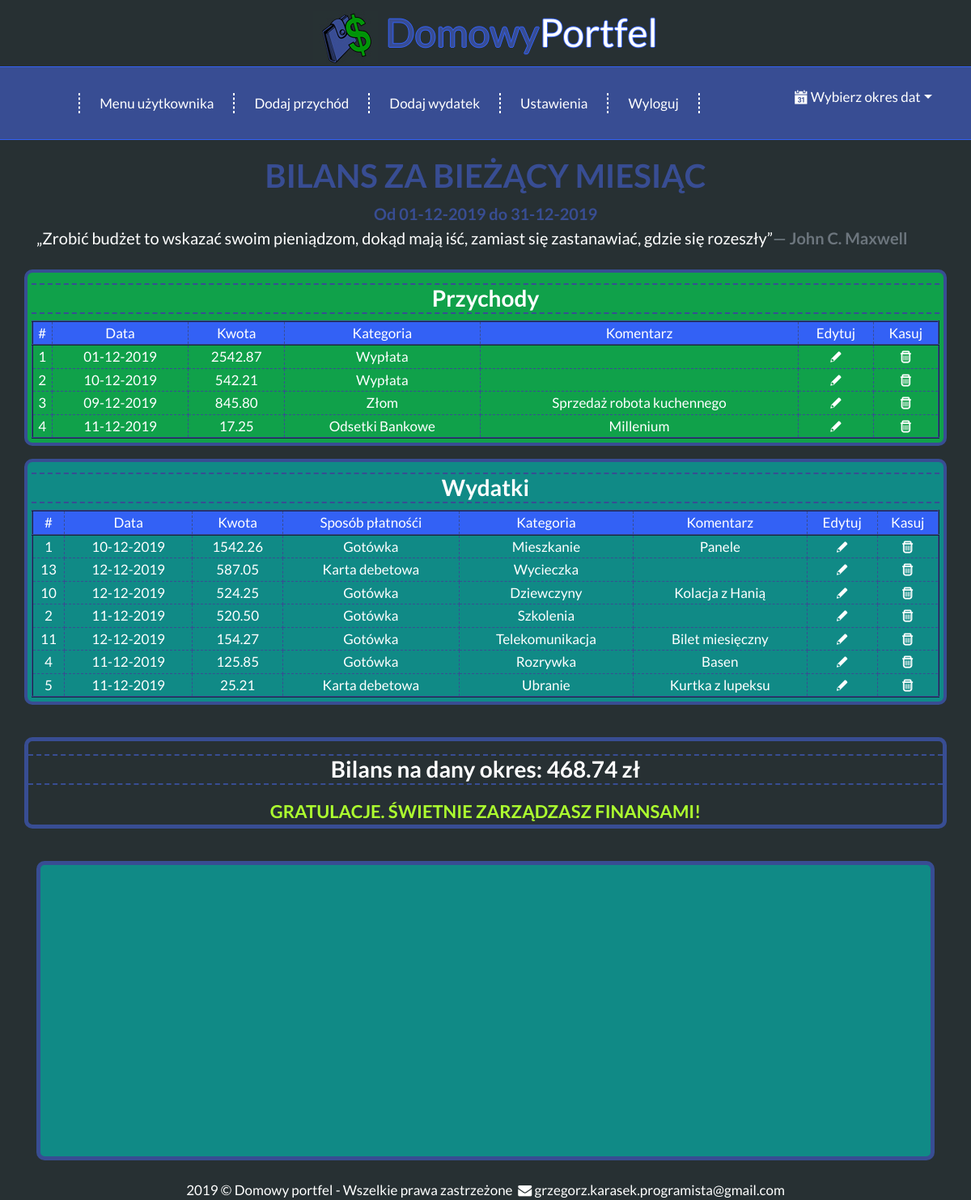
The page /showTheBalance_ThisMonth.php (signed in) on the database its author committed.
### tables this page shows
CREATE TABLE `przychody` (
  `id_przychodu` int(11) UNSIGNED NOT NULL,
  `id_uzytkownika` int(11) UNSIGNED NOT NULL,
  `id_kategorii_przychodu_przypisanej_do_uzytkownika` int(11) NOT NULL,
  `kwota` decimal(8,2) NOT NULL DEFAULT 0.00,
  `data_przychodu` date NOT NULL,
  `komentarz_przychodu` text NOT NULL
);

CREATE TABLE `przychody_przypisane_do_uzytkownika` (
  `id` int(11) UNSIGNED NOT NULL,
  `id_uzytkownika` int(11) UNSIGNED NOT NULL,
  `nazwa_przychodu` varchar(50) NOT NULL
);

CREATE TABLE `wydatki` (
  `id_wydatku` int(11) UNSIGNED NOT NULL,
  `id_uzytkownika` int(11) UNSIGNED NOT NULL,
  `id_kategorii_wydatku_przypisanej_do_uzytkownika` int(11) UNSIGNED NOT NULL,
  `id_sposobu_platnosci_przypisanego_do_uzytkownika` int(11) UNSIGNED NOT NULL,
  `kwota` decimal(8,2) NOT NULL DEFAULT 0.00,
  `data_wydatku` date NOT NULL,
  `komentarz_wydatku` text NOT NULL
);

CREATE TABLE `sposoby_platnosci_przypisane_do_uzytkownika` (
  `id` int(11) UNSIGNED NOT NULL,
  `id_uzytkownika` int(11) UNSIGNED NOT NULL,
  `nazwa_sposobu_platnosci` varchar(50) NOT NULL
);

CREATE TABLE `wydatki_przypisane_do_uzytkownika` (
  `id` int(11) UNSIGNED NOT NULL,
  `id_uzytkownika` int(11) UNSIGNED NOT NULL,
  `nazwa_wydatku` varchar(50) NOT NULL
);

### showTheBalance_ThisMonth.php (the view, shortened to what this page needs)
<?php
    if(!isset($_SESSION['zalogowany']))
    {
        header('Location:index.php');
        exit();
    }
    else
    {
        $firstdayThisMonth = date("d-m-Y", strtotime("first day of this month"));
        $lastdayThisMonth = date("d-m-Y", strtotime("last day of this month"));
        $dat1 = date("Y-m-d", strtotime("first day of this month"));
        $dat2 = date("Y-m-d", strtotime("last day of this month"));
    }
?>
<!DOCTYPE html>
<html lang="pl">
<head>
    <link rel="stylesheet" href="css/bootstrap.min.css">
    <link rel="stylesheet" href="style.css">
    <link rel="stylesheet" href="css/fontello.css" type="text/css" />
</head>
<body>
    <div class="col-sm-12 logo mx-auto my-1 text-center">
        <a href="zarzadzaj-swoim-budzetem"><img src="jpg/portfelicon.jpg" class="img-fluid" alt="strona główna" /></a>
        <div class=" logotext d-inline-block"><span style="color:#384D93 ">Domowy</span>Portfel</div>
    </div>
    <nav class="navbar navbar-dark bg-nav-Wallet navbar-expand-lg">
        <div class="collapse navbar-collapse" id="mainmenu">
            <ul class="navbar-nav mx-auto">
                <li role="separator" class="divider"></li>
                <li class="nav-item mx-4"><a href="menu-uzytkownika">Menu użytkownika</a></li>
                <li role="separator" class="divider"></li>
                <li class="nav-item mx-4"><a href="dodaj-przychod">Dodaj przychód</a></li>
                <li role="separator" class="divider"></li>
                <li class="nav-item mx-4"><a href="dodaj-wydatek">Dodaj wydatek</a></li>
                <li role="separator" class="divider"></li>
                <li class="nav-item mx-4"><a href="zmien-ustawienia">Ustawienia</a></li>
                <li role="separator" class="divider"></li>
                <li class="nav-item mx-4"><a href="wyloguj">Wyloguj</a></li>
                <li role="separator" class="divider"></li>
            </ul>
        </div>
        <ul class="navbar nav-item dropdown" style="list-style-type: none;">
            <li>
                <a class="nav-link dropdown-toggle" href="przegladaj-bilans" data-toggle="dropdown" role="button" aria-expanded="false" id="submenu" aria-haspopup="true"><span><i class="icon-calendar"></i></span>Wybierz okres dat</a>
            </li>
        </ul>
    </nav>
    <main>
        <article class="walletspage">
            <div class="container">
                <header class="dateBalance">
                    <h1 class="font-weight-bold text-uppercase mb-2">Bilans za bieżący miesiąc</h1>
                    <div class="textIn" style="color: #384D93; font-size: 20px; font-weight: bold;">
                        <?php
                        echo "Od ".$firstdayThisMonth." do ".$lastdayThisMonth;
                    ?>
                    </div>
                </header>
                <div class="quotation text-justify mb-4" style="font-size:20px">
                    <q>Zrobić budżet to wskazać swoim pieniądzom, dokąd mają iść, zamiast się zastanawiać, gdzie się rozeszły</q><span class=" d-inline-block font-weight-bold text-right blockquote-footer" style="font-size:20px">John C. Maxwell</span>
                </div>
                <div class="row mb-4">
                    <div class="tileIncomes col-12 mb-3">
                        <h2 class="h3 font-weight-bold my-2">Przychody</h2>
                        <table class="tg">
                            <thead>
                                <tr class="firstTr">
                                    <td class="tg-baqh">#</td>
                                    <td class="tg-baqh">Data</td>
                                    <td class="tg-baqh">Kwota</td>
                                    <td class="tg-baqh">Kategoria</td>
                                    <td class="tg-baqh">Komentarz</td>
                                    <td class="tg-baqh">Edytuj</td>
                                    <td class="tg-baqh">Kasuj</td>
                                </tr>
                            </thead>
                            <tbody>
                                <?php
                                require_once "connect.php";
                                $polaczenie = new mysqli($host, $db_user, $db_password, $db_name);
                                    mysqli_query($polaczenie, "SET CHARSET utf8");
                                    mysqli_query($polaczenie, "SET NAMES 'utf8' COLLATE 'utf8_polish_ci'");
                                $zapytaniesql="SELECT * FROM przychody WHERE id_uzytkownika=".$_SESSION['id_uzytkownika']." AND data_przychodu BETWEEN '".$dat1."' AND '".$dat2."'";
                                $przychodyKwotaCalkowita = 0.00;
                                $rezultat = $polaczenie->query($zapytaniesql);
                                if($rezultat->num_rows > 0)
                                {
                                   while($wynik = $rezultat->fetch_assoc()){
                                    $id_przychodu = $wynik['id_przychodu'];
                                    $dataPobranegoPrzychodu = new DateTime($wynik['data_przychodu']);
                                    $data_przychodu = $dataPobranegoPrzychodu->format('d-m-Y');
                                    $kwota = $wynik['kwota'];
                                    $kwotaObecnegoPrzychodu = floatval($kwota);
                                    $przychodyKwotaCalkowita += $kwotaObecnegoPrzychodu;
                                    $nazwykategorii = "SELECT * FROM przychody_przypisane_do_uzytkownika WHERE id=".$wynik['id_kategorii_przychodu_przypisanej_do_uzytkownika'];
                                    $rezultat2 = $polaczenie->query($nazwykategorii);
                                    $wynik2 = $rezultat2->fetch_assoc();
                                    $kategoria =  $wynik2['nazwa_przychodu'];
                                    $komentarz = $wynik['komentarz_przychodu'];
                                ?>
                                <tr class="incomeTr">
                                    <td class="tg-baqh"><?php echo $id_przychodu; ?></td>
                                    <td class="tg-baqh"><?php echo $data_przychodu; ?></td>
                                    <td class="tg-baqh"><?php echo $kwota; ?></td>
                                    <td class="tg-baqh"><?php echo $kategoria; ?></td>
                                    <td class="tg-baqh"><?php echo $komentarz; ?></td>
                                    <td class="tg-baqh edit" data-toggle="modal" data-target="#editIncomeModal<?php echo $id_przychodu; ?>"><i class="icon-pencil"></i></td>
                                    <td class="tg-baqh delete" data-toggle="modal" data-target="#dataIncomeToTrasch<?php echo $id_przychodu; ?>"><i class="icon-trash"></i></td>
                                </tr>
                                <?php
                                    }
                                    }
                                    elseif($rezultat->num_rows == 0)
                                        {
                                        echo "BRAK PRZYCHODÓW NA TEN MIESIĄC";
                                        }
                                    else
                                       echo '<span style="color:red;">BRAK POŁĄCZENIA Z SERWEREM, PRZEPRASZAMY SPRÓBUJ PÓŹNIEJ</span>';
                                ?>
                            </tbody>
                        </table>
                    </div>
                    <div class="tileExpenses col-12  mb-3">
                        <h2 class="h3 font-weight-bold my-2">Wydatki</h2>
                        <table class="tg">
                            <thead>
                                <tr class="firstTr">
                                    <td class="tg-baqh">#</td>
                                    <td class="tg-baqh">Data</td>
                                    <td class="tg-baqh">Kwota</td>
                                    <td class="tg-baqh">Sposób płatnośći</td>
                                    <td class="tg-baqh">Kategoria</td>
                                    <td class="tg-baqh">Komentarz</td>
                                    <td class="tg-baqh">Edytuj</td>
                                    <td class="tg-baqh">Kasuj</td>
                                </tr>
                             </thead>
                             <tbody>
                                <?php
                                require_once "connect.php";
                                $polaczenie = new mysqli($host, $db_user, $db_password, $db_name);
                                    mysqli_query($polaczenie, "SET CHARSET utf8");
                                    mysqli_query($polaczenie, "SET NAMES 'utf8' COLLATE 'utf8_polish_ci'");
                                $zapytaniesql="SELECT * FROM wydatki WHERE id_uzytkownika=".$_SESSION['id_uzytkownika']." AND data_wydatku BETWEEN '".$dat1."' AND '".$dat2."' ORDER BY kwota DESC";
                                $rezultat = $polaczenie->query($zapytaniesql);
                                if($rezultat->num_rows > 0)
                                {
                                    $wydatkiKwotaCalkowita = 0.00;
                                    while($wynik = $rezultat->fetch_assoc()){
                                    $id_wydatku = $wynik['id_wydatku'];
                                    $dataPobranegoWydatku = new DateTime($wynik['data_wydatku']);
                                    $data_wydatku = $dataPobranegoWydatku->format('d-m-Y');
                                    $kwota = $wynik['kwota'];
                                    $kwotaObecnegoWydatku = floatval($kwota);
                                    $wydatkiKwotaCalkowita += $kwotaObecnegoWydatku;
                                    $sposobyPlatnoci = "SELECT * FROM sposoby_platnosci_przypisane_do_uzytkownika WHERE id=".$wynik['id_sposobu_platnosci_przypisanego_do_uzytkownika'];
                                    $rezultat2 = $polaczenie->query($sposobyPlatnoci);
                                    $wynik2 = $rezultat2->fetch_assoc();
                                    $sposobPlatnosci = $wynik2['nazwa_sposobu_platnosci'];
                                    $nazwykategorii = "SELECT * FROM wydatki_przypisane_do_uzytkownika WHERE id=".$wynik['id_kategorii_wydatku_przypisanej_do_uzytkownika'];
                                    $rezultat3 = $polaczenie->query($nazwykategorii);
                                    $wynik3 = $rezultat3->fetch_assoc();
                                    $kategoria =  $wynik3['nazwa_wydatku'];
                                    $komentarz = $wynik['komentarz_wydatku'];
                                ?>
                                    <tr class="expenseTr">
                                    <td class="tg-baqh"><?php echo $id_wydatku; ?></td>
                                    <td class="tg-baqh"><?php echo $data_wydatku; ?></td>
                                    <td class="tg-baqh"><?php echo $kwota; ?></td>
                                    <td class="tg-baqh"><?php echo $sposobPlatnosci; ?></td>
                                    <td class="tg-baqh"><?php echo $kategoria; ?></td>
                                    <td class="tg-baqh"><?php echo $komentarz; ?></td>
                                    <td class="tg-baqh edit" data-toggle="modal" data-target="#editExpenseModal<?php echo $id_wydatku; ?>"><i class="icon-pencil"></i></td>
                                    <td class="tg-baqh delete" data-toggle="modal" data-target="#dataExpenseToTrasch<?php echo $id_wydatku; ?>"><i class="icon-trash"></i></td>
                                </tr>
                                <?php
                                    }
                                    }
                                    elseif($rezultat->num_rows == 0)
                                        {
                                        $brakwydatkow = 'Brak wydatkow';
                                        echo "BRAK WYDATKÓW NA TEN MIESIĄC";
                                        }
                                    else
                                       echo '<span style="color:red;">BRAK POŁĄCZENIA Z SERWEREM, PRZEPRASZAMY SPRÓBUJ PÓŹNIEJ</span>';
                                ?>
                            </tbody>
                        </table>
                    </div>
                </div>
                <?php
                if(isset($brakwydatkow))
                {
                    $kwotaCalkowitaNaDanyOkres = 0;
                }
                else
                {
                    $kwotaCalkowitaNaDanyOkres = $przychodyKwotaCalkowita - $wydatkiKwotaCalkowita;
                }
                ?>
                <div class="row mb-4">
                    <div class="col-sm-12 mx-auto my-auto" style="padding: 0;">
                        <div class="tile mb-3">
                            <h2 class="h3 font-weight-bold my-3 mx-auto ">Bilans na dany okres: <?php echo $kwotaCalkowitaNaDanyOkres.' zł'; ?></h2>
                            <?php
                                if($kwotaCalkowitaNaDanyOkres > 0)
                                    echo '<div class="text-uppercase" style="font-weight: 700; color:greenyellow;"> Gratulacje. Świetnie zarządzasz finansami!</div>';
                                elseif($kwotaCalkowitaNaDanyOkres == 0)
                                    echo '<div class="text-uppercase" style="font-weight: 700; color:white;"> Jest dobrze, choć może być lepiej :)</div>';
                                else
                                    echo '<div class="text-uppercase" style="font-weight: 700; color:firebrick;"> Uważaj, wpadasz w długi!</div>';
                            ?>
                        </div>
                    </div>
                </div>
                <?php
                if(!isset($brakwydatkow))
                {
                echo'<div class="row mb-4">
                    <div class="col-12 mx-auto my-auto">
                        <div id="chartContainer" class="chartStyle" style="height: 370px; width: 100%; padding: 0;"></div>
                        <script src="https://canvasjs.com/assets/script/canvasjs.min.js"></script>
                    </div>
                </div>';
                }
                ?>
            </div>
        </article>
    </main>
    <footer>
        <div class="rectangle">2019 &copy; Domowy portfel - Wszelkie prawa zastrzeżone <i class="icon-mail-alt"></i>grzegorz.karasek.programista@gmail.com
        </div>
    </footer>
</body>
</html>

### rows shown on the page
przychody: id_przychodu "1", data_przychodu "01-12-2019", kwota "2542.87", przychody_przypisane_do_uzytkownika.nazwa_przychodu "Wypłata"
przychody: id_przychodu "2", data_przychodu "10-12-2019", kwota "542.21", przychody_przypisane_do_uzytkownika.nazwa_przychodu "Wypłata"
przychody: id_przychodu "3", data_przychodu "09-12-2019", kwota "845.80", przychody_przypisane_do_uzytkownika.nazwa_przychodu "Złom", komentarz_przychodu "Sprzedaż robota kuchennego"
przychody: id_przychodu "4", data_przychodu "11-12-2019", kwota "17.25", przychody_przypisane_do_uzytkownika.nazwa_przychodu "Odsetki Bankowe", komentarz_przychodu "Millenium"
wydatki: id_wydatku "1", data_wydatku "10-12-2019", kwota "1542.26", sposoby_platnosci_przypisane_do_uzytkownika.nazwa_sposobu_platnosci "Gotówka", wydatki_przypisane_do_uzytkownika.nazwa_wydatku "Mieszkanie", komentarz_wydatku "Panele"
wydatki: id_wydatku "13", data_wydatku "12-12-2019", kwota "587.05", sposoby_platnosci_przypisane_do_uzytkownika.nazwa_sposobu_platnosci "Karta debetowa", wydatki_przypisane_do_uzytkownika.nazwa_wydatku "Wycieczka"
wydatki: id_wydatku "10", data_wydatku "12-12-2019", kwota "524.25", sposoby_platnosci_przypisane_do_uzytkownika.nazwa_sposobu_platnosci "Gotówka", wydatki_przypisane_do_uzytkownika.nazwa_wydatku "Dziewczyny", komentarz_wydatku "Kolacja z Hanią"
wydatki: id_wydatku "2", data_wydatku "11-12-2019", kwota "520.50", sposoby_platnosci_przypisane_do_uzytkownika.nazwa_sposobu_platnosci "Gotówka", wydatki_przypisane_do_uzytkownika.nazwa_wydatku "Szkolenia"
wydatki: id_wydatku "11", data_wydatku "12-12-2019", kwota "154.27", sposoby_platnosci_przypisane_do_uzytkownika.nazwa_sposobu_platnosci "Gotówka", wydatki_przypisane_do_uzytkownika.nazwa_wydatku "Telekomunikacja", komentarz_wydatku "Bilet miesięczny"
wydatki: id_wydatku "4", data_wydatku "11-12-2019", kwota "125.85", sposoby_platnosci_przypisane_do_uzytkownika.nazwa_sposobu_platnosci "Gotówka", wydatki_przypisane_do_uzytkownika.nazwa_wydatku "Rozrywka", komentarz_wydatku "Basen"
wydatki: id_wydatku "5", data_wydatku "11-12-2019", kwota "25.21", sposoby_platnosci_przypisane_do_uzytkownika.nazwa_sposobu_platnosci "Karta debetowa", wydatki_przypisane_do_uzytkownika.nazwa_wydatku "Ubranie", komentarz_wydatku "Kurtka z lupeksu"

### other values the page prints
$kwotaCalkowitaNaDanyOkres "468.74"
